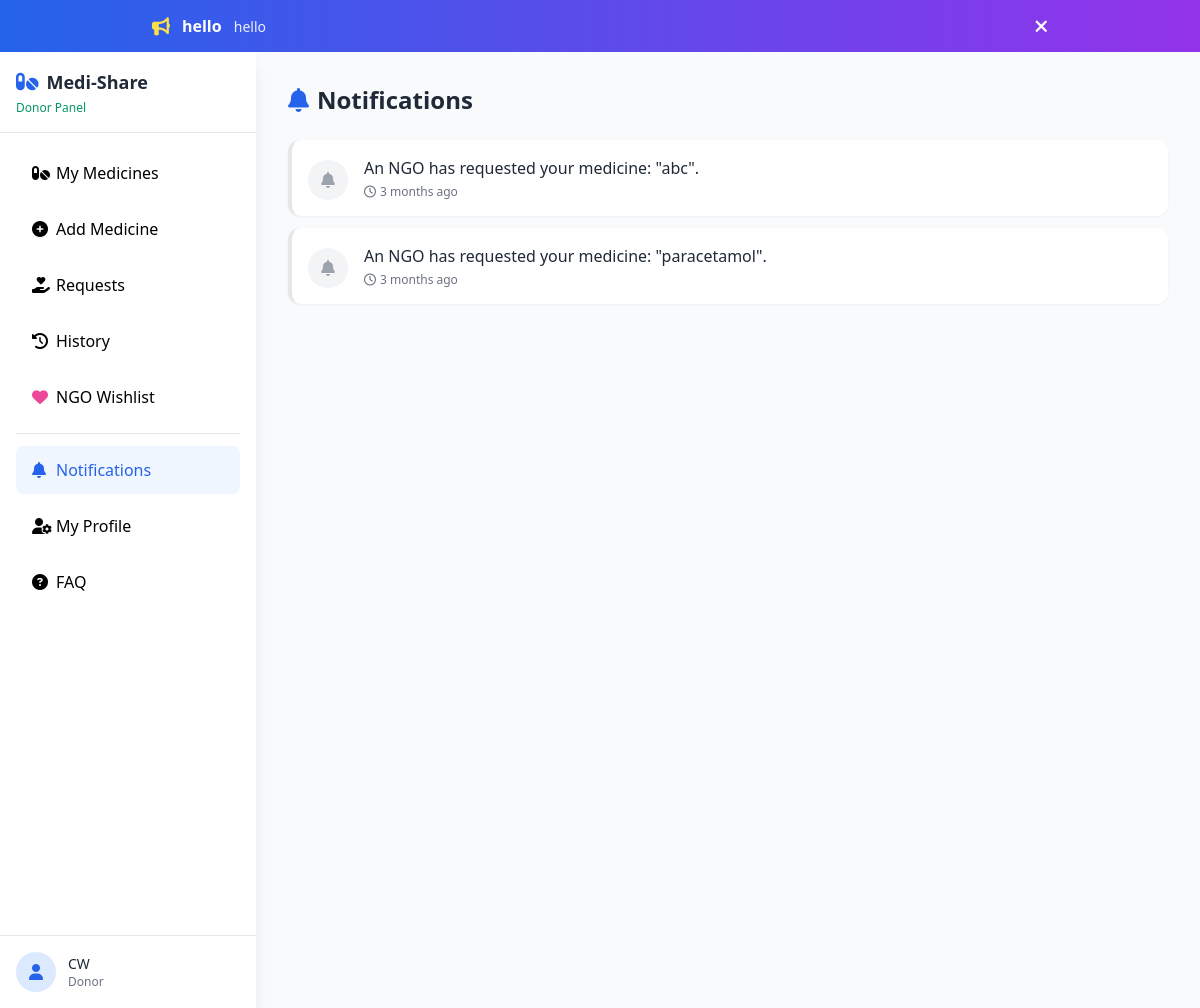
Screenshot of /common/notifications.php (signed in) with the database file from the repository.
### tables this page shows
CREATE TABLE `announcements` (
  `id` int(11) NOT NULL,
  `title` varchar(200) NOT NULL,
  `message` text NOT NULL,
  `is_active` tinyint(4) NOT NULL DEFAULT 1,
  `created_by` int(11) DEFAULT NULL,
  `created_at` timestamp NOT NULL DEFAULT current_timestamp()
);

CREATE TABLE `notifications` (
  `id` int(11) NOT NULL,
  `user_id` int(11) NOT NULL,
  `message` varchar(255) NOT NULL,
  `is_read` tinyint(4) NOT NULL DEFAULT 0,
  `created_at` timestamp NOT NULL DEFAULT current_timestamp()
);

### common/notifications.php (the view, shortened to what this page needs)
<?php
require_once '../db.php';
require_once '../helpers.php';
$user_id = $_SESSION['user_id'];
try {
    $pdo->prepare("UPDATE notifications SET is_read = 1 WHERE user_id = ? AND is_read = 0")->execute([$user_id]);
} catch (PDOException $e) {}
$notifications = [];
try {
    $stmt = $pdo->prepare("SELECT * FROM notifications WHERE user_id = ? ORDER BY created_at DESC");
    $stmt->execute([$user_id]);
    $notifications = $stmt->fetchAll();
} catch (PDOException $e) {}
?>
<!DOCTYPE html>
<html lang="en">
<head>
    <script src="https://cdn.tailwindcss.com"></script>
    <link rel="stylesheet" href="https://cdnjs.cloudflare.com/ajax/libs/font-awesome/6.4.0/css/all.min.css">
</head>
<body class="bg-gray-50">
    <?php include '../common/header.php'; ?>
    <div class="flex">
        <?php include '../common/sidebar.php'; ?>
        <main class="flex-1 min-h-screen p-4 md:p-8">
            <h1 class="text-2xl font-bold text-gray-800 mb-6">
                <i class="fa-solid fa-bell text-blue-600 mr-2"></i>Notifications
            </h1>
            <?php if (count($notifications) > 0): ?>
                <div class="space-y-3">
                    <?php foreach ($notifications as $n): ?>
                        <div class="bg-white rounded-xl shadow-sm p-4 flex items-start space-x-4 border-l-4 <?php echo $n['is_read'] ? 'border-gray-200' : 'border-blue-500'; ?>">
                            <div class="w-10 h-10 rounded-full <?php echo $n['is_read'] ? 'bg-gray-100' : 'bg-blue-100'; ?> flex items-center justify-center flex-shrink-0 mt-1">
                                <i class="fa-solid fa-bell <?php echo $n['is_read'] ? 'text-gray-400' : 'text-blue-600'; ?>"></i>
                            </div>
                            <div class="flex-1">
                                <p class="text-gray-800 <?php echo $n['is_read'] ? '' : 'font-semibold'; ?>"><?php echo sanitize_output($n['message']); ?></p>
                                <p class="text-xs text-gray-500 mt-1">
                                    <i class="fa-regular fa-clock mr-1"></i><?php echo time_ago($n['created_at']); ?>
                                </p>
                            </div>
                        </div>
                    <?php endforeach; ?>
                </div>
            <?php endif; ?>
        </main>
    </div>
</body>
</html>

### helpers.php (shortened to what this page needs)
<?php
function sanitize_output($data) {
    return htmlspecialchars((string)$data, ENT_QUOTES, 'UTF-8');
}
    if (!empty($success)): ?>
    <?php endif;
function time_ago($datetime) {
    $timezone = new DateTimeZone('Asia/Kolkata');
    $now = new DateTime('now', $timezone);
    $then = new DateTime($datetime, $timezone);
    $diff = $now->diff($then);
    if ($diff->m > 0) return $diff->m . ' month' . ($diff->m > 1 ? 's' : '') . ' ago';
    return 'Just now';
}
function get_active_announcement($pdo) {
    try {
        $stmt = $pdo->query("SELECT * FROM announcements WHERE is_active = 1 ORDER BY created_at DESC LIMIT 1");
        return $stmt->fetch();
    } catch (PDOException $e) { return null; }
}
function render_announcement_banner($pdo) {
    $ann = get_active_announcement($pdo);
    ?>
    <div id="announcementBanner" class="bg-gradient-to-r from-blue-600 to-purple-600 text-white px-4 py-3 relative">
        <div class="max-w-4xl mx-auto flex items-center justify-between">
            <div class="flex items-center space-x-3">
                <i class="fa-solid fa-bullhorn text-yellow-300 text-lg"></i>
                <div>
                    <span class="font-bold"><?php echo sanitize_output($ann['title']); ?></span>
                    <span class="ml-2 text-sm opacity-90"><?php echo sanitize_output($ann['message']); ?></span>
                </div>
            </div>
            <button onclick="dismissAnnouncement(<?php echo (int)$ann['id']; ?>)" class="text-white hover:text-yellow-300 ml-4 flex-shrink-0">
                <i class="fa-solid fa-times text-lg"></i>
            </button>
        </div>
    </div>
    <?php
}

### rows the page displays
announcements: title "hello", message "hello"
notifications: is_read 1 (drawn), message "An NGO has requested your medicine: \"abc\".", created_at "3 months ago"
notifications: is_read 1 (drawn), message "An NGO has requested your medicine: \"paracetamol\".", created_at "3 months ago"

### other values shown
sanitize_output($user_name) "CW"
$role "Donor"
